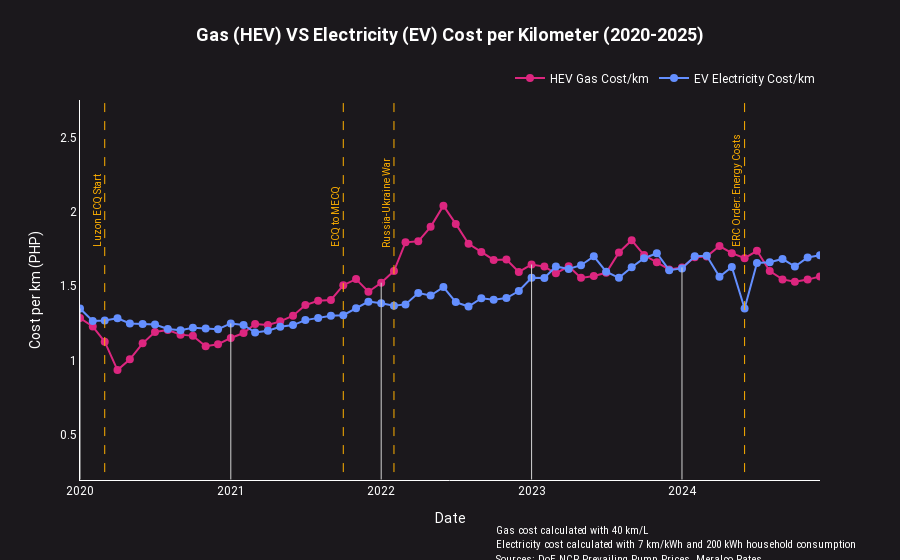

Source (notebook cell):
### Markdown cell above
Nutshell plot

### Code cell
def graph_nutshell_plot(km_l: float, km_kwh: float, kwh_consumption: int):
    ## 18, 7, 300, 40
    nutshell_df = make_comparison_dataframe(km_l, km_kwh, kwh_consumption)

    gas_color = '#dc267f'  # Red
    electricity_color = '#648fff'  # Blue
    vline_color = '#ffb000'
    text_color = '#FFFFFF'
    bg_color = '#1B181C'

    fig = go.Figure()

    fig.update_layout(
        font=dict(
            color=text_color,
            family="Roboto",
        )
    )

    line_width = 1

    ## vertical lines
    luzon_lockdown = datetime(2020, 3, 1)
    lockdown_reduced = datetime(2021, 10, 1)
    ukraine_invasion = datetime(2022, 2, 1)
    erc_order = datetime(2024, 6, 1)
    annotation_y = 1.75
    annotation_font = 10
    fig.update_layout(
        shapes=[
            dict(
                type="line",
                x0=luzon_lockdown,
                x1=luzon_lockdown,
                line=dict(color=vline_color, width=line_width, dash="dash")
            ),
            dict(
                type="line",
                x0=lockdown_reduced,
                x1=lockdown_reduced,
                line=dict(color=vline_color, width=line_width, dash="dash")
            ),
            dict(
                type="line",
                x0=ukraine_invasion,
                x1=ukraine_invasion,
                line=dict(color=vline_color, width=line_width, dash="dash")
            ),
            dict(
                type="line",
                x0=erc_order,
                x1=erc_order,
                line=dict(color=vline_color, width=line_width, dash="dash")
            ),
        ],
        annotations=[
            dict(
                x=luzon_lockdown,
                y=annotation_y,
                xref="x",
                showarrow=False,
                text="Luzon ECQ Start",
                textangle=-90,
                xanchor="right",
                yanchor="bottom",
                font=dict(color=vline_color, size=annotation_font),
            ),
            dict(
                x=lockdown_reduced,
                y=annotation_y,
                xref="x",
                showarrow=False,
                text="ECQ to MECQ",
                textangle=-90,
                xanchor="right",
                yanchor="bottom",
                font=dict(color=vline_color, size=annotation_font),
            ),
            dict(
                x=ukraine_invasion,
                y=annotation_y,
                xref="x",
                showarrow=False,
                text="Russia-Ukraine War",
                textangle=-90,
                xanchor="right",
                yanchor="bottom",
                font=dict(color=vline_color, size=annotation_font),
            ),
            dict(
                x=erc_order,
                y=annotation_y,
                xref="x",
                showarrow=False,
                text="ERC Order: Energy Costs",
                textangle=-90,
                xanchor="right",
                yanchor="bottom",
                font=dict(color=vline_color, size=annotation_font),
            )
        ],
    )

    # Add Gas line plot
    fig.add_trace(go.Scatter(
        x=nutshell_df['Date'],
        y=nutshell_df['Gas cost/km'],
        mode='lines+markers',
        line=dict(color=gas_color, width=2),
        marker=dict(size=8),
        name='HEV Gas Cost/km',
        hovertemplate="<b>%{x|%b %Y}</b><br>HEV Gas Cost: PHP %{y:.3f}<extra></extra>",
    ))

    fig.add_trace(go.Scatter(
        x=nutshell_df['Date'],
        y=nutshell_df['Electricity cost/km'],
        mode='lines+markers',
        line=dict(color=electricity_color, width=2),
        marker=dict(size=8),
        name='EV Electricity Cost/km',
        hovertemplate="<b>%{x|%b %Y}</b><br>EV Electricity Cost: PHP %{y:.3f}<extra></extra>",
    ))

    fig.update_layout(
        title={
            'text': "<b>Gas (HEV) VS Electricity (EV) Cost per Kilometer (2020-2025)</b>",
            'y':0.95,
            'x':0.5,
            'xanchor': 'center',
            'font': dict(size=18)
        },
        xaxis=dict(
            title="Date",
            range=[nutshell_df['Date'].min(), nutshell_df['Date'].max()],
            tickformat="%Y",
            dtick="M12",  # Yearly ticks
            showgrid=False,
            showline=True,
            linecolor='white'
        ),
        yaxis=dict(
            title="Cost per km (PHP)",
            showgrid=False,
            showline=True,
            linecolor='white',
        ),
        legend=dict(
            orientation="h",
            yanchor="bottom",
            y=1.02,
            xanchor="right",
            x=1
        ),
        plot_bgcolor=bg_color,
        paper_bgcolor=bg_color,
        hovermode="x unified",
    )

    for date in nutshell_df['Date']:
        month = date.month
        if month != 1:
            continue
        gas_cost = nutshell_df.loc[nutshell_df['Date'] == date]['Gas cost/km']
        elec_cost = nutshell_df.loc[nutshell_df['Date'] == date]['Electricity cost/km']
        
        val = max(elec_cost.iloc[0], gas_cost.iloc[0])
        fig.add_shape(
            go.layout.Shape(
                type="line",
                x0=date, y0=0.2,  # Start at the x-axis (y=0)
                x1=date, y1=val,  # End at the data point
                xref="x", yref="y",
                line=dict(color="lightgray", width=1)
            )
        )

    fig.add_annotation(
        x=0.8,
        y=-0.25,
        xref="paper",
        yref="paper",
        align="left",
        text=f"""
        Gas cost calculated with {km_l} km/L<br>
        Electricity cost calculated with {km_kwh} km/kWh and {kwh_consumption} kWh household consumption<br>
        Sources: DoE NCR Prevailing Pump Prices, Meralco Rates
        """,
        showarrow=True,
        font=dict(size=11, color=text_color, family="Roboto Condensed")
    )

    # Show the plot
    fig.show()

graph_nutshell_plot(40, 7, 200)

### Figure 1 — Plotly figure (JSON) as saved in the notebook; plotly's stock layout.template omitted (floating-point values rounded to 4 significant figures)
{"data": [{"hovertemplate": "<b>%{x|%b %Y}</b><br>HEV Gas Cost: PHP %{y:.3f}<extra></extra>", "line": {"color": "#dc267f", "width": 2}, "marker": {"size": 8}, "mode": "lines+markers", "name": "HEV Gas Cost/km", "type": "scatter", "x": ["2020-01-01T00:00:00", "2020-02-01T00:00:00", "2020-03-01T00:00:00", "2020-04-01T00:00:00", "2020-05-01T00:00:00", "2020-06-01T00:00:00", "2020-07-01T00:00:00", "2020-08-01T00:00:00", "2020-09-01T00:00:00", "2020-10-01T00:00:00", "2020-11-01T00:00:00", "2020-12-01T00:00:00", "2021-01-01T00:00:00", "2021-02-01T00:00:00", "2021-03-01T00:00:00", "2021-04-01T00:00:00", "2021-05-01T00:00:00", "2021-06-01T00:00:00", "2021-07-01T00:00:00", "2021-08-01T00:00:00", "2021-09-01T00:00:00", "2021-10-01T00:00:00", "2021-11-01T00:00:00", "2021-12-01T00:00:00", "2022-01-01T00:00:00", "2022-02-01T00:00:00", "2022-03-01T00:00:00", "2022-04-01T00:00:00", "2022-05-01T00:00:00", "2022-06-01T00:00:00", "2022-07-01T00:00:00", "2022-08-01T00:00:00", "2022-09-01T00:00:00", "2022-10-01T00:00:00", "2022-11-01T00:00:00", "2022-12-01T00:00:00", "2023-01-01T00:00:00", "2023-02-01T00:00:00", "2023-03-01T00:00:00", "2023-04-01T00:00:00", "2023-05-01T00:00:00", "2023-06-01T00:00:00", "2023-07-01T00:00:00", "2023-08-01T00:00:00", "2023-09-01T00:00:00", "2023-10-01T00:00:00", "2023-11-01T00:00:00", "2023-12-01T00:00:00", "2024-01-01T00:00:00", "2024-02-01T00:00:00", "2024-03-01T00:00:00", "2024-04-01T00:00:00", "2024-05-01T00:00:00", "2024-06-01T00:00:00", "2024-07-01T00:00:00", "2024-08-01T00:00:00", "2024-09-01T00:00:00", "2024-10-01T00:00:00", "2024-11-01T00:00:00", "2024-12-01T00:00:00"], "y": [1.287, 1.229, 1.127, 0.9364, 1.009, 1.116, 1.192, 1.206, 1.175, 1.166, 1.097, 1.11, 1.152, 1.186, 1.246, 1.24, 1.264, 1.302, 1.374, 1.402, 1.408, 1.507, 1.548, 1.463, 1.524, 1.603, 1.796, 1.803, 1.9, 2.042, 1.92, 1.786, 1.731, 1.677, 1.68, 1.597, 1.647, 1.632, 1.587, 1.634, 1.557, 1.569, 1.591, 1.728, 1.809, 1.71, 1.661, 1.613, 1.627, 1.695, 1.7, 1.771, 1.723, 1.689, 1.739, 1.602, 1.546, 1.53, 1.545, 1.566]}, {"hovertemplate": "<b>%{x|%b %Y}</b><br>EV Electricity Cost: PHP %{y:.3f}<extra></extra>", "line": {"color": "#648fff", "width": 2}, "marker": {"size": 8}, "mode": "lines+markers", "name": "EV Electricity Cost/km", "type": "scatter", "x": ["2020-01-01T00:00:00", "2020-02-01T00:00:00", "2020-03-01T00:00:00", "2020-04-01T00:00:00", "2020-05-01T00:00:00", "2020-06-01T00:00:00", "2020-07-01T00:00:00", "2020-08-01T00:00:00", "2020-09-01T00:00:00", "2020-10-01T00:00:00", "2020-11-01T00:00:00", "2020-12-01T00:00:00", "2021-01-01T00:00:00", "2021-02-01T00:00:00", "2021-03-01T00:00:00", "2021-04-01T00:00:00", "2021-05-01T00:00:00", "2021-06-01T00:00:00", "2021-07-01T00:00:00", "2021-08-01T00:00:00", "2021-09-01T00:00:00", "2021-10-01T00:00:00", "2021-11-01T00:00:00", "2021-12-01T00:00:00", "2022-01-01T00:00:00", "2022-02-01T00:00:00", "2022-03-01T00:00:00", "2022-04-01T00:00:00", "2022-05-01T00:00:00", "2022-06-01T00:00:00", "2022-07-01T00:00:00", "2022-08-01T00:00:00", "2022-09-01T00:00:00", "2022-10-01T00:00:00", "2022-11-01T00:00:00", "2022-12-01T00:00:00", "2023-01-01T00:00:00", "2023-02-01T00:00:00", "2023-03-01T00:00:00", "2023-04-01T00:00:00", "2023-05-01T00:00:00", "2023-06-01T00:00:00", "2023-07-01T00:00:00", "2023-08-01T00:00:00", "2023-09-01T00:00:00", "2023-10-01T00:00:00", "2023-11-01T00:00:00", "2023-12-01T00:00:00", "2024-01-01T00:00:00", "2024-02-01T00:00:00", "2024-03-01T00:00:00", "2024-04-01T00:00:00", "2024-05-01T00:00:00", "2024-06-01T00:00:00", "2024-07-01T00:00:00", "2024-08-01T00:00:00", "2024-09-01T00:00:00", "2024-10-01T00:00:00", "2024-11-01T00:00:00", "2024-12-01T00:00:00"], "y": [1.35, 1.266, 1.27, 1.285, 1.25, 1.246, 1.242, 1.213, 1.204, 1.221, 1.216, 1.211, 1.25, 1.24, 1.188, 1.201, 1.227, 1.239, 1.272, 1.286, 1.301, 1.305, 1.352, 1.397, 1.386, 1.369, 1.378, 1.455, 1.438, 1.494, 1.393, 1.364, 1.419, 1.409, 1.421, 1.468, 1.557, 1.556, 1.634, 1.617, 1.642, 1.702, 1.599, 1.557, 1.629, 1.689, 1.722, 1.608, 1.62, 1.702, 1.706, 1.565, 1.631, 1.35, 1.657, 1.662, 1.684, 1.633, 1.694, 1.709]}], "layout": {"annotations": [{"font": {"color": "#ffb000", "size": 10}, "showarrow": false, "text": "Luzon ECQ Start", "textangle": -90, "x": "2020-03-01T00:00:00", "xanchor": "right", "xref": "x", "y": 1.75, "yanchor": "bottom"}, {"font": {"color": "#ffb000", "size": 10}, "showarrow": false, "text": "ECQ to MECQ", "textangle": -90, "x": "2021-10-01T00:00:00", "xanchor": "right", "xref": "x", "y": 1.75, "yanchor": "bottom"}, {"font": {"color": "#ffb000", "size": 10}, "showarrow": false, "text": "Russia-Ukraine War", "textangle": -90, "x": "2022-02-01T00:00:00", "xanchor": "right", "xref": "x", "y": 1.75, "yanchor": "bottom"}, {"font": {"color": "#ffb000", "size": 10}, "showarrow": false, "text": "ERC Order: Energy Costs", "textangle": -90, "x": "2024-06-01T00:00:00", "xanchor": "right", "xref": "x", "y": 1.75, "yanchor": "bottom"}, {"align": "left", "font": {"color": "#FFFFFF", "family": "Roboto Condensed", "size": 11}, "showarrow": true, "text": "\n        Gas cost calculated with 40 km/L<br>\n        Electricity cost calculated with 7 km/kWh and 200 kWh household consumption<br>\n        Sources: DoE NCR Prevailing Pump Prices, Meralco Rates\n        ", "x": 0.8, "xref": "paper", "y": -0.25, "yref": "paper"}], "font": {"color": "#FFFFFF", "family": "Roboto"}, "hovermode": "x unified", "legend": {"orientation": "h", "x": 1, "xanchor": "right", "y": 1.02, "yanchor": "bottom"}, "paper_bgcolor": "#1B181C", "plot_bgcolor": "#1B181C", "shapes": [{"line": {"color": "#ffb000", "dash": "dash", "width": 1}, "type": "line", "x0": "2020-03-01T00:00:00", "x1": "2020-03-01T00:00:00"}, {"line": {"color": "#ffb000", "dash": "dash", "width": 1}, "type": "line", "x0": "2021-10-01T00:00:00", "x1": "2021-10-01T00:00:00"}, {"line": {"color": "#ffb000", "dash": "dash", "width": 1}, "type": "line", "x0": "2022-02-01T00:00:00", "x1": "2022-02-01T00:00:00"}, {"line": {"color": "#ffb000", "dash": "dash", "width": 1}, "type": "line", "x0": "2024-06-01T00:00:00", "x1": "2024-06-01T00:00:00"}, {"line": {"color": "lightgray", "width": 1}, "type": "line", "x0": "2020-01-01T00:00:00", "x1": "2020-01-01T00:00:00", "xref": "x", "y0": 0.2, "y1": 1.35, "yref": "y"}, {"line": {"color": "lightgray", "width": 1}, "type": "line", "x0": "2021-01-01T00:00:00", "x1": "2021-01-01T00:00:00", "xref": "x", "y0": 0.2, "y1": 1.25, "yref": "y"}, {"line": {"color": "lightgray", "width": 1}, "type": "line", "x0": "2022-01-01T00:00:00", "x1": "2022-01-01T00:00:00", "xref": "x", "y0": 0.2, "y1": 1.524, "yref": "y"}, {"line": {"color": "lightgray", "width": 1}, "type": "line", "x0": "2023-01-01T00:00:00", "x1": "2023-01-01T00:00:00", "xref": "x", "y0": 0.2, "y1": 1.647, "yref": "y"}, {"line": {"color": "lightgray", "width": 1}, "type": "line", "x0": "2024-01-01T00:00:00", "x1": "2024-01-01T00:00:00", "xref": "x", "y0": 0.2, "y1": 1.627, "yref": "y"}], "title": {"font": {"size": 18}, "text": "<b>Gas (HEV) VS Electricity (EV) Cost per Kilometer (2020-2025)</b>", "x": 0.5, "xanchor": "center", "y": 0.95}, "xaxis": {"dtick": "M12", "linecolor": "white", "range": ["2020-01-01T00:00:00", "2024-12-01T00:00:00"], "showgrid": false, "showline": true, "tickformat": "%Y", "title": {"text": "Date"}}, "yaxis": {"linecolor": "white", "showgrid": false, "showline": true, "title": {"text": "Cost per km (PHP)"}}}}
